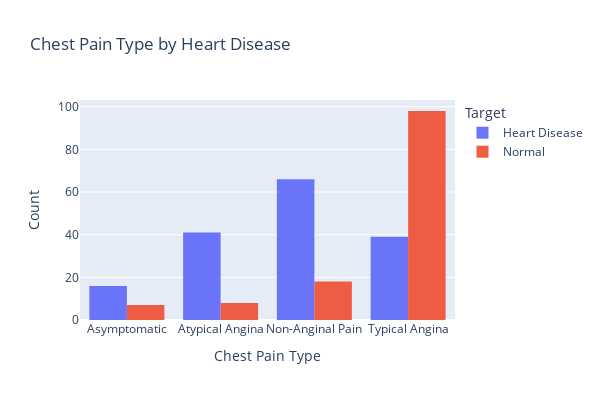

The notebook cell saved with this chart:
### Code cell
df_cpt_tar = df.copy()

fig = get_bar_chart(df_cpt_tar, 'chest_pain_type', 'age', color='target', barmode='group',
                    labels={'chest_pain_type': 'Chest Pain Type', 'age': 'Count', 'target': 'Target'}, 
                    title='Chest Pain Type by Heart Disease')

### Figure 1 — Plotly figure (JSON) as saved in the notebook; plotly's stock layout.template omitted (floating-point values rounded to 4 significant figures)
{"data": [{"alignmentgroup": "True", "hovertemplate": "Target=Heart Disease<br>Chest Pain Type=%{x}<br>Count=%{y}<extra></extra>", "legendgroup": "Heart Disease", "marker": {"color": "#636efa", "line": {"width": 0}, "pattern": {"shape": ""}}, "name": "Heart Disease", "offsetgroup": "Heart Disease", "opacity": 0.95, "orientation": "v", "showlegend": true, "textposition": "auto", "type": "bar", "x": ["Asymptomatic", "Atypical Angina", "Non-Anginal Pain", "Typical Angina"], "xaxis": "x", "y": [16, 41, 66, 39], "yaxis": "y"}, {"alignmentgroup": "True", "hovertemplate": "Target=Normal<br>Chest Pain Type=%{x}<br>Count=%{y}<extra></extra>", "legendgroup": "Normal", "marker": {"color": "#EF553B", "line": {"width": 0}, "pattern": {"shape": ""}}, "name": "Normal", "offsetgroup": "Normal", "opacity": 0.95, "orientation": "v", "showlegend": true, "textposition": "auto", "type": "bar", "x": ["Asymptomatic", "Atypical Angina", "Non-Anginal Pain", "Typical Angina"], "xaxis": "x", "y": [7, 8, 18, 98], "yaxis": "y"}], "layout": {"barmode": "group", "height": 400, "legend": {"title": {"text": "Target"}, "tracegroupgap": 0}, "showlegend": true, "title": {"text": "Chest Pain Type by Heart Disease"}, "width": 600, "xaxis": {"anchor": "y", "domain": [0, 1], "title": {"text": "Chest Pain Type"}}, "yaxis": {"anchor": "x", "domain": [0, 1], "title": {"text": "Count"}}}}
